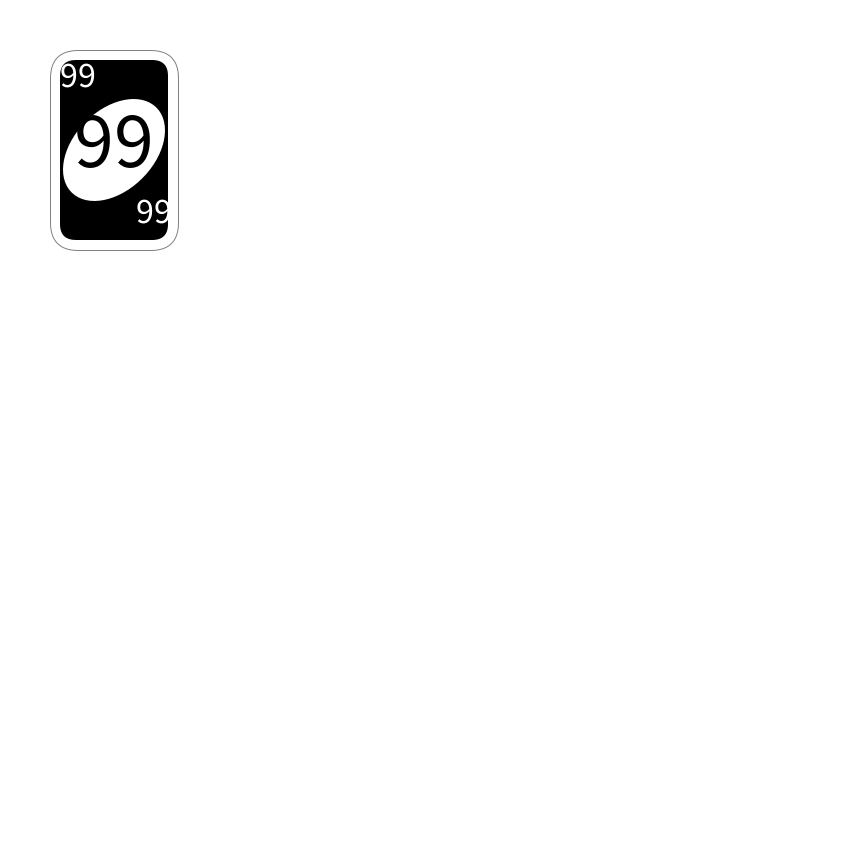
Frame 1 (no input)
Frame 60 (the mouse pressed at the canvas centre just before this capture): identical to frame 1, image omitted
Frame 120 (the mouse held since frame 60 and released just before this capture): identical to frame 1, image omitted

The Processing sketch that drew this single still picture (run headless with seeded random() and noise(); from frame 60 on, the mouse is pressed at the canvas centre):

// Processing sketch: week04_10_UNO_A_spread_4_people
// ── week04_10_UNO_A_spread_4_people.pde
void setup()
{
  size(850,850);
  myShuffle();
}
void myShuffle()
{
  for(int i=0;i<8;i++)
  {
    for(int j=0;j<11;j++)
    {
      cardN[i*11+j]=j;
      cardC[i*11+j]=C[i%4];
    }
  }
  for(int i=0;i<1000;i++)
  {
    int a = int(random(88));
    int b = int(random(88));
    int temp = cardN[a];
    cardN[a] = cardN[b];
    cardN[b] = temp;
    temp = cardC[a];
    cardC[a]=cardC[b];
    cardC[b]=temp;
  }
}
color [] C = {#FF5555, #FFAA00 , #55AA55 , #5555FF};
//int [][]card = new int[8][11];
int [] cardN = new int[88];
int [] cardC = new int[88];
int myCard=0;
void draw()
{
  background(255);
   if(mousePressed && mouseButton == RIGHT)
   {
      for(int i=0;i<8;i++)
      {
        
        for(int j=0;j<11;j++)
        {
         // drawCard(j*32, i*50 , C[i%4], j);
             drawCard(j*32, i*50 , cardC[i*11+j], cardN[i*11+j],32);
        }
      }
    }else drawCard(50,50,#000000,99,128);
    for(int i=0;i<myCard;i++)
    {
        if(i%4==0)drawCard(430   +40*i/4,50,cardC[i],cardN[i],128);
        if(i%4==1)drawCard(630+40*i/4,350,cardC[i],cardN[i],128);
        if(i%4==2)drawCard(430+40*i/4,650,cardC[i],cardN[i],128);
        if(i%4==3)drawCard(230+40*i/4,350,cardC[i],cardN[i],128);
    }
}
void mousePressed()
{
  if(mouseButton==LEFT)myCard++;
}
void drawCard(int x ,int y , color c,int n,int w)
{
    float s = w/32.0;//scale size
    stroke(128);
    fill(255);
    rect(x,y,32*s,50*s,7*s);
    noStroke();
    fill(c);
    rect(x+2.5*s,y+2.5*s ,32*s-5*s ,50*s-5*s,4*s);
    
    
    
    pushMatrix();
    fill(255);
    translate(x+16*s,y+25*s);
    rotate(radians(45));
    ellipse(0,0,20*s,30*s);
    popMatrix();
    
    textSize(9*s);
    textAlign(CENTER,CENTER);
    text(""+n,x+7*s,y+6*s);
    
    pushMatrix();
     textSize(9*s);
    textAlign(CENTER,CENTER);
    text(""+n,x+26*s,y+40*s);
    popMatrix();
    textSize(20*s);
    fill(c);
    text(""+n,x+16*s,y+22*s);
   
}
